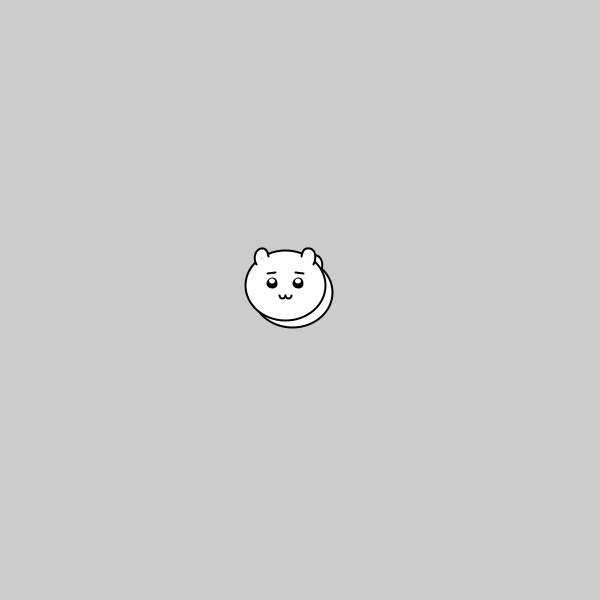
Frame 1 (no input)
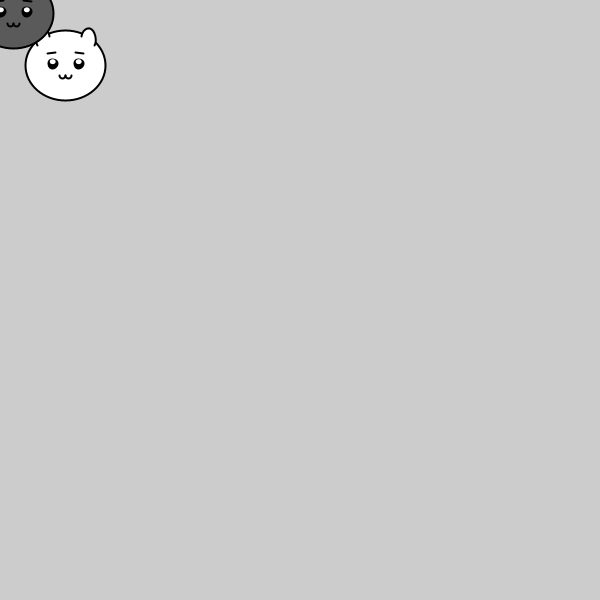
Frame 60 (the mouse pressed at the canvas centre just before this capture)
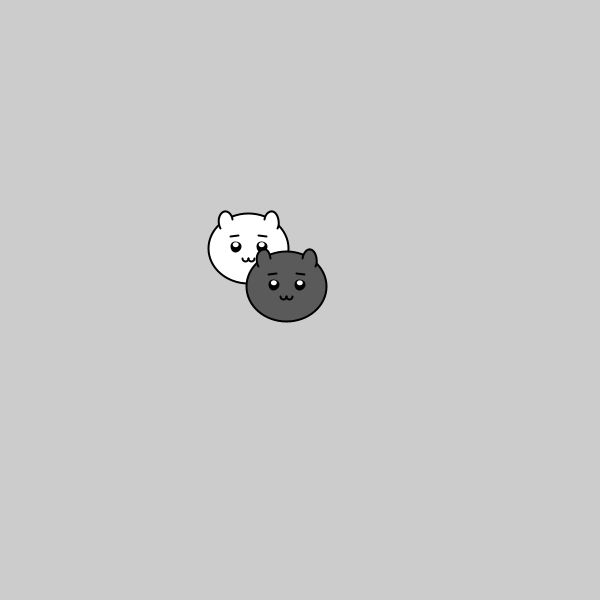
Frame 120 (the mouse held since frame 60 and released just before this capture)

The Processing sketch that drew these frames (run headless with seeded random() and noise(); from frame 60 on, the mouse is pressed at the canvas centre):

// Processing sketch: sk_class_faces_mouse_color
// ── sk_class_faces_mouse_color.pde
// Faceオブジェクト
Face obj1;
Face obj2;  // 2つ目のオブジェクト

void setup()
{
  size( 600, 600 );
  
  // オブジェクト生成
  obj1 = new Face( 300, 300 );
  obj2 = new Face( 300, 300 );
}

void draw()
{
  background( 204 );
  
  // マウスカーソルの位置へ移動
  obj1.moveToDestination( mouseX, mouseY, 40 );
  obj2.moveToDestination( mouseX, mouseY, 20 );

  // オブジェクト描画
  obj1.draw();
  obj2.draw();
}

// ── Face.pde
class Face
{
  // フィールド
  float m_fX;
  float m_fY;
  float m_fColor;

  // コンストラクタ
  Face( float fX, float fY )
  {
    m_fX = fX;
    m_fY = fY;
  }

  // 目的地へ移動する．
  void moveToDestination( float fDestX, float fDestY, float fBrake )
  {
    float fDistanceX = fDestX - m_fX;
    float fDistanceY = fDestY - m_fY;
    m_fX += fDistanceX / fBrake;
    m_fY += fDistanceY / fBrake;
    
    // 目的地まで一定距離内に近づくと色を変える．
    float fDistance = dist( m_fX, m_fY, fDestX, fDestY );
    if( fDistance < 40 )
    {
      m_fColor = 90;
    }
    else
    {
      m_fColor = 255;
    }
  }

  // 描画する．
  void draw()
  {
    pushMatrix();
    translate( m_fX, m_fY );

    strokeWeight( 2 );

    // 顔輪郭と耳
    fill( m_fColor );
    ellipse( 0, 0, 80, 70 );
    arc( -23, -27, 14, 20, radians( -220 ), radians( -10 ) );
    arc(  23, -27, 14, 20, radians( -170 ), radians( 40 ) );

    // 目
    fill( 0 );
    circle( -13, -2, 9 );
    circle(  13, -2, 9 );

    // 眉
    line( -18, -12, -10, -13 );
    line(  18, -12, 10, -13 );

    // 目のハイライト
    fill( 255 );
    noStroke();
    ellipse( -13, -4, 6, 5 );
    ellipse(  13, -4, 6, 5 );

    // 口
    fill( m_fColor );
    stroke( 0 );
    arc( -3, 10, 6, 6, radians( 0 ), radians( 180 ) );
    arc(  3, 10, 6, 6, radians( 0 ), radians( 180 ) );

    popMatrix();
  }
}
